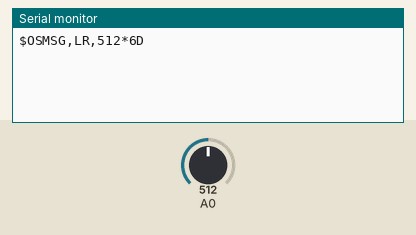
Simulated run of this sketch. Board: Arduino Uno, built with avr-gcc and run on an emulated ATmega328P. On the bench: the last lines printed to the serial monitor. The test bench sets the inputs (shaded band); at power-on: A0 = 512.

Above: at 1.2 s.
1.3 s: A0 set to 716
At 2.6 s:
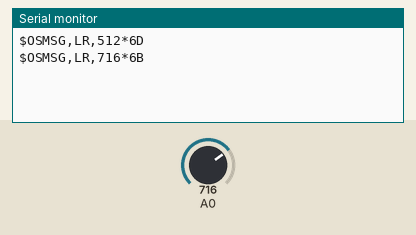
3.0 s: A0 set to 900
At 3.8 s:
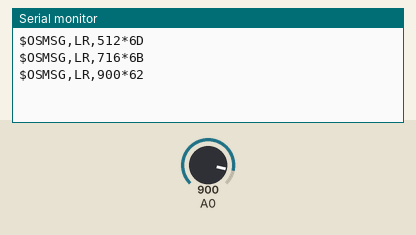
4.5 s: A0 set to 511
At 5.0 s:
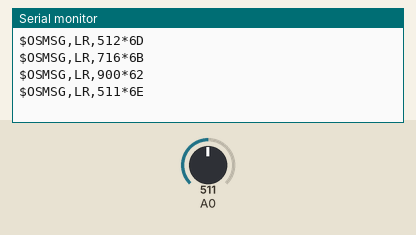
6.0 s: A0 set to 122
At 7.4 s:
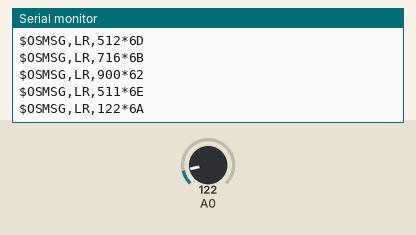

Measured:
- after the input at 1.3 s, the serial monitor: prints a new line after 0.20 s (image 1)
- after the input at 3.0 s, the serial monitor: prints a new line at once (image 2)
- after the input at 4.5 s, the serial monitor: prints a new line at once (image 3)
- after the input at 6.0 s, the serial monitor: prints a new line at once (image 4)

The sketch:

Arduino_PI_lightSensor.ino
```cpp
/*
 * Reads a light-resistor (pin A0).
 * See circuit in the book, p63.
 * "Getting started with Arduino"
 * Generates NMEA-like messages, emitted on the Serial port
 * A Raspberry Pi is at the other end of the serial cable.
 */
void setup()
{
  Serial.begin(9600);
}

int val      = 0,
    previous = 0;

const String PREFIX =  "OS"; // Device Prefix
const String ID     = "MSG"; // Sentence ID

void loop()
{
  val = analogRead(A0);
  if (val != previous)
  {
    String payload = "LR," + String(val); // LR: Light Resistor
    String nmea = generateNMEAString(payload, PREFIX, ID);
    Serial.println(nmea);
  }
  previous = val;
  delay(250);
}

int checksum(String s)
{
  int cs = 0;
  int len = s.length() + 1; // Yes, +1
  char ca[len];
  s.toCharArray(ca, len);
  for (int i=0; i<len; i++)
    cs ^= ca[i]; // XOR
  return cs;
}

String generateNMEAString(String payload, String prefix, String id)
{
  String nmea = "";
  if (prefix.length() != 2)
    return nmea; // ("Bad prefix [" + prefix + "], must be 2 character long.");
  if (id.length() != 3)
    return nmea; // ("Bad ID [" + id + "], must be 3 character long.");
  nmea = prefix + id + "," + payload;
  int cs = checksum(nmea);
  String cks = String(cs, HEX);
  cks.toUpperCase();
  if (cks.length() < 2) // lpad '0'
    cks = "0" + cks;
  nmea += ("*" + cks);  // *FF
  return "$" + nmea;    // Prefixed with $
}
```
